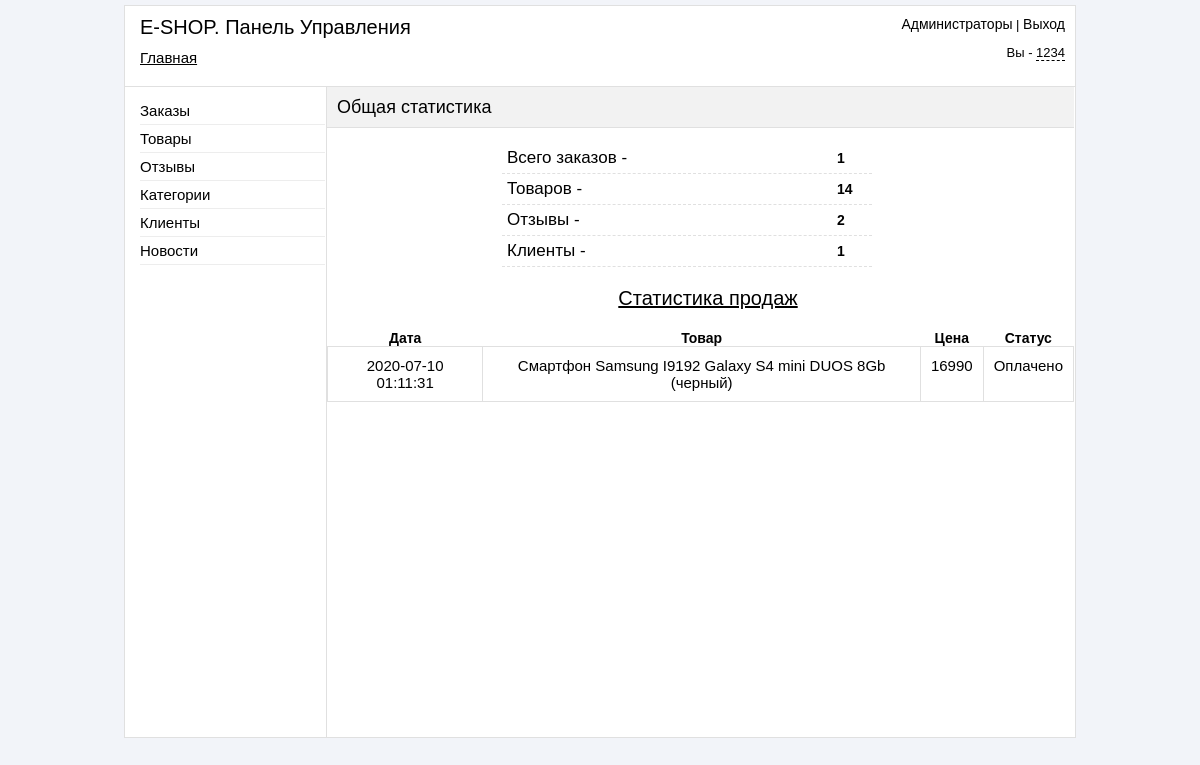
Screenshot of /admin/index.php (signed in) with the database file from the repository.
### tables this page shows
CREATE TABLE `orders` (
  `order_id` int(11) NOT NULL,
  `order_datetime` datetime NOT NULL,
  `order_confirmed` varchar(10) NOT NULL,
  `order_dostavka` varchar(255) NOT NULL,
  `order_pay` varchar(50) NOT NULL,
  `order_type_pay` varchar(100) NOT NULL,
  `order_fio` text NOT NULL,
  `order_address` text NOT NULL,
  `order_phone` varchar(50) NOT NULL,
  `order_note` text NOT NULL,
  `order_email` varchar(50) NOT NULL
);

CREATE TABLE `table_products` (
  `products_id` int(11) NOT NULL,
  `title` varchar(255) NOT NULL,
  `price` int(11) NOT NULL,
  `brand` varchar(255) NOT NULL,
  `seo_words` text NOT NULL,
  `seo_description` text NOT NULL,
  `mini_description` text NOT NULL,
  `image` varchar(255) NOT NULL,
  `description` text NOT NULL,
  `mini_features` text NOT NULL,
  `features` text NOT NULL,
  `datetime` datetime NOT NULL,
  `new` int(11) NOT NULL DEFAULT '0',
  `leader` int(11) NOT NULL DEFAULT '0',
  `sale` int(11) NOT NULL DEFAULT '0',
  `visible` int(11) NOT NULL DEFAULT '0',
  `count` int(11) NOT NULL DEFAULT '0',
  `type_tovara` varchar(255) NOT NULL,
  `brand_id` int(11) NOT NULL,
  `yes_like` int(11) NOT NULL DEFAULT '1'
);

### admin/index.php (the view, shortened to what this page needs)
<?php
if ($_SESSION['auth_admin'] == "yes_auth")
{
    include("include/db_connect.php");
?>
<!DOCTYPE html PUBLIC "-//W3C//DTD XHTML 1.0 Transitional//EN" "http://www.w3.org/TR/xhtml1/DTD/xhtml1-transitional.dtd">
<html xmlns="http://www.w3.org/1999/xhtml" xml:lang="en" lang="en">
<head>
    <link href="css/reset.css" rel="stylesheet" type="text/css" />
    <link href="css/style.css" rel="stylesheet" type="text/css" />
</head>
<body>
    <div id="block-body">
        <?php
            include("include/block-header.php");
            $query1 = mysql_query("SELECT * FROM orders",$link);
            $result1 = mysql_num_rows($query1);
            $query2 = mysql_query("SELECT * FROM table_products",$link);
            $result2 = mysql_num_rows($query2);
            $query3 = mysql_query("SELECT * FROM table_reviews",$link);
            $result3 = mysql_num_rows($query3);
            $query4 = mysql_query("SELECT * FROM reg_user",$link);
            $result4 = mysql_num_rows($query4);
        ?>
    <div id="block-content">
        <div id="block-parameters">
            <p id="title-page" >Общая статистика</p>
        </div>
        <ul id="general-statistics">
        <li><p>Всего заказов - <span><?php echo $result1; ?></span></p></li>
        <li><p>Товаров - <span><?php echo $result2; ?></span></p></li>
        <li><p>Отзывы - <span><?php echo $result3; ?></span></p></li>
        <li><p>Клиенты - <span><?php echo $result4; ?></span></p></li>
        </ul>
        <h3 id="title-statistics">Статистика продаж</h3>
        <TABLE align="center" CELLPADDING="10" WIDTH="100%">
        <TR>
        <TH>Дата</TH>
        <TH>Товар</TH>
        <TH>Цена</TH>
        <TH>Статус</TH>
        </TR>
        <?php
        $result = mysql_query("SELECT * FROM orders,buy_products WHERE orders.order_pay='accepted' AND orders.order_id=buy_products.buy_id_order",$link);
         If (mysql_num_rows($result) > 0)
        {
        $row = mysql_fetch_array($result);
        do
        {
         $result2 = mysql_query("SELECT * FROM table_products WHERE products_id='{$row["buy_id_product"]}'",$link);
          If (mysql_num_rows($result2) > 0)
        {
         $row2 = mysql_fetch_array($result2);
        }
        $statuspay = "";
        if ($row["order_pay"] == "accepted") $statuspay = "Оплачено";
        echo '
         <TR>
        <TD  align="CENTER" >'.$row["order_datetime"].'</TD>
        <TD  align="CENTER" >'.$row2["title"].'</TD>
        <TD  align="CENTER" >'.$row2["price"].'</TD>
        <TD  align="CENTER" >'.$statuspay.'</TD>
        </TR>
        ';
            }
             while ($row = mysql_fetch_array($result));
        }
        ?>
        </TABLE>
    </div>
    </div>
</body>
</html>
<?php
}else
{
    header("Location: login.php");
}
?>

### admin/css/style.css (style rules this page uses)
body { background-color: #F2F4F9; }
#block-body { width: 950px; margin: 5px auto; background-color: white; border: 1px solid #E0E0E0; }
#block-header1 a { font: 15px sans-serif; color: black; }
#block-content { width: 747px; min-height: 650px; height: auto; margin-left: 201px; border-left: 1px solid #E0E0E0; }
#block-parameters { height: 40px; border-bottom: 1px solid #E0E0E0; background-color: #F2F2F2; }
#title-page { font: 18px sans-serif; margin-top: 10px; margin-left: 10px; position: absolute; }
table { margin-top: 20px; }
th { font:bold 14px sans-serif; }
td { border: 1px solid #E0E0E0; font:15px sans-serif; }
#general-statistics { margin-top: 15px; margin-left: 160px; width: 400px; }
#general-statistics li { border-bottom: 1px dashed #E0E0E0; margin-left: 15px; margin-right: 15px; }
#general-statistics p { font: 17px arial; margin: 0; padding: 5px; }
#general-statistics span { position: absolute; margin-left: 330px; display: block; margin-top: -18px; font:bold 14px sans-serif; }
#title-statistics { font: 20px sans-serif; margin-left: 15px; text-align: center; text-decoration: underline; }

### rows the page displays
orders: order_datetime "2020-07-10 01:11:31", table_products.title "Смартфон Samsung I9192 Galaxy S4 mini DUOS 8Gb (черный)", table_products.price "16990", order_pay "Оплачено"

### other values shown
$_SESSION['urlpage'] "Главная"
$result1 "1"
$result2 "14"
$result3 "2"
$result4 "1"
